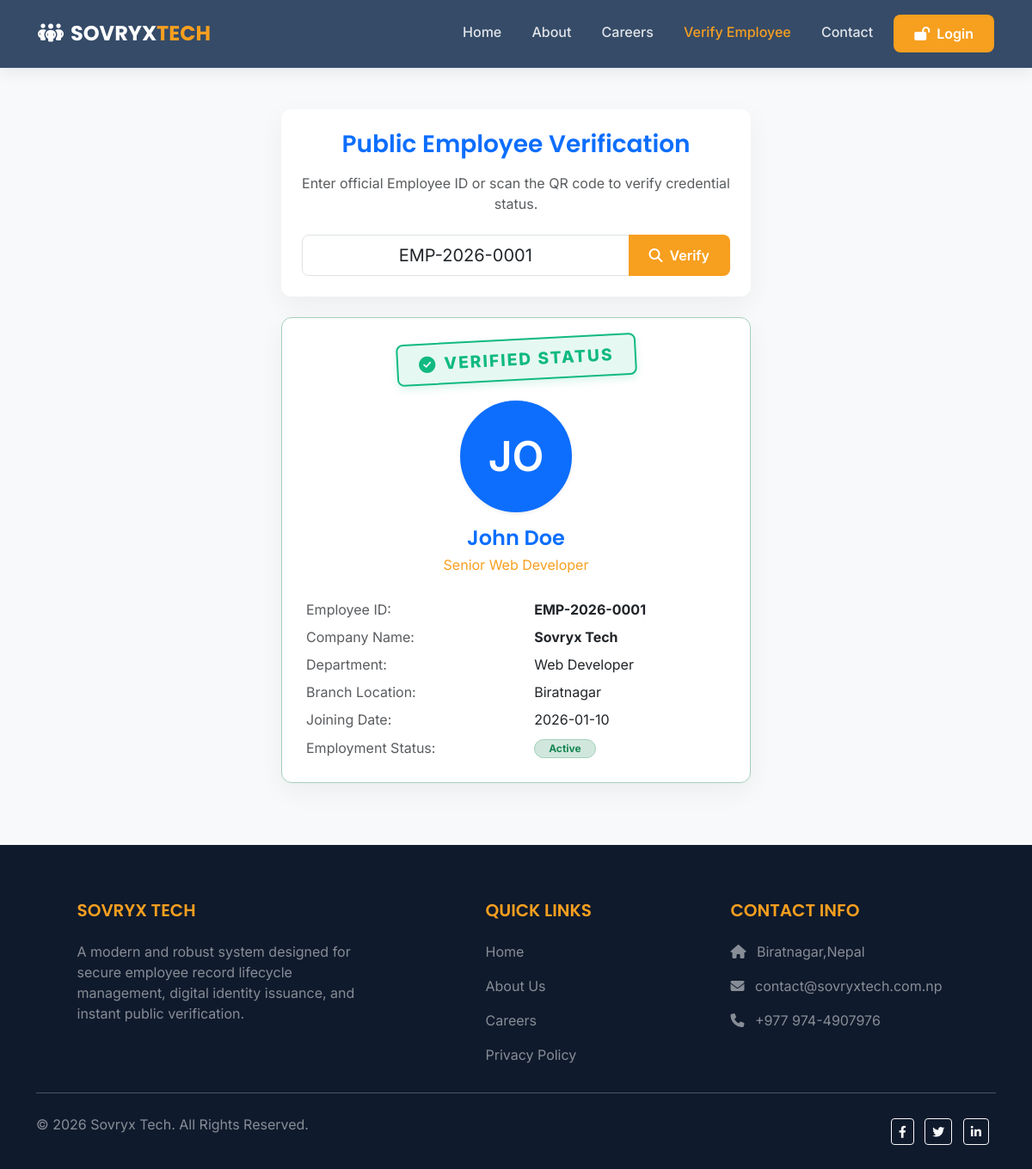
The page /verify.php?id=EMP-2026-0001 on the database its author committed.
### tables this page shows
CREATE TABLE `employees` (
  `id` int(10) UNSIGNED NOT NULL,
  `user_id` int(10) UNSIGNED NOT NULL,
  `employee_custom_id` varchar(50) NOT NULL,
  `company_id` int(10) UNSIGNED NOT NULL,
  `branch_id` int(10) UNSIGNED NOT NULL,
  `department_id` int(10) UNSIGNED NOT NULL,
  `designation_id` int(10) UNSIGNED NOT NULL,
  `employment_type` enum('Full-time','Part-time','Contract','Intern') DEFAULT 'Full-time',
  `joining_date` date NOT NULL,
  `employment_status` enum('Active','Suspended','Terminated','Resigned') DEFAULT 'Active'
);

CREATE TABLE `employee_profiles` (
  `id` int(10) UNSIGNED NOT NULL,
  `employee_id` int(10) UNSIGNED NOT NULL,
  `full_name` varchar(150) NOT NULL,
  `profile_photo` varchar(255) DEFAULT NULL,
  `dob` date DEFAULT NULL,
  `gender` enum('Male','Female','Other') DEFAULT NULL,
  `blood_group` varchar(10) DEFAULT NULL,
  `nationality` varchar(100) DEFAULT NULL,
  `marital_status` enum('Single','Married','Divorced','Widowed') DEFAULT 'Single',
  `phone` varchar(30) DEFAULT NULL,
  `address` varchar(255) DEFAULT NULL,
  `emergency_contact` text DEFAULT NULL
);

CREATE TABLE `designations` (
  `id` int(10) UNSIGNED NOT NULL,
  `department_id` int(10) UNSIGNED NOT NULL,
  `title` varchar(100) NOT NULL,
  `created_at` timestamp NOT NULL DEFAULT current_timestamp()
);

CREATE TABLE `companies` (
  `id` int(10) UNSIGNED NOT NULL,
  `name` varchar(150) NOT NULL,
  `logo` varchar(255) DEFAULT NULL,
  `address` varchar(255) DEFAULT NULL,
  `contact` varchar(50) DEFAULT NULL,
  `email_settings` text DEFAULT NULL,
  `created_at` timestamp NOT NULL DEFAULT current_timestamp()
);

CREATE TABLE `departments` (
  `id` int(10) UNSIGNED NOT NULL,
  `branch_id` int(10) UNSIGNED NOT NULL,
  `name` varchar(100) NOT NULL,
  `created_at` timestamp NOT NULL DEFAULT current_timestamp()
);

CREATE TABLE `branches` (
  `id` int(10) UNSIGNED NOT NULL,
  `company_id` int(10) UNSIGNED NOT NULL,
  `name` varchar(100) NOT NULL,
  `address` varchar(255) DEFAULT NULL,
  `contact` varchar(50) DEFAULT NULL,
  `created_at` timestamp NOT NULL DEFAULT current_timestamp()
);

### includes/utils.php (called while the page is built, shortened)
<?php
function get_client_ip(): string {
    return $_SERVER['REMOTE_ADDR'] ?? '0.0.0.0';
}
function get_client_user_agent(): string {
    return $_SERVER['HTTP_USER_AGENT'] ?? 'Unknown User Agent';
}
function log_verification_scan(int $employeeId): bool {
    try {
        $pdo = get_db_connection();
        $stmt = $pdo->prepare("INSERT INTO verification_logs (employee_id, ip_address, user_agent) VALUES (:employee_id, :ip_address, :user_agent)");
        return $stmt->execute([
            'employee_id' => $employeeId,
            'ip_address'  => get_client_ip(),
            'user_agent'  => get_client_user_agent()
        ]);
} catch (Exception $e) {
        error_log("Failed to log verification scan: " . $e->getMessage());
        return false;
    }
}

### src/Controller/VerificationController.php (called while the page is built, shortened)
<?php
require_once __DIR__ . '/../../includes/utils.php';
class VerificationController {
    public function verifyEmployee(string $customId): array|null {
        try {
            $pdo = get_db_connection();
            $stmt = $pdo->prepare("
                SELECT e.id as employee_id, e.employee_custom_id, e.joining_date, e.employment_status,
                       ep.full_name, ep.profile_photo,
                       c.name as company_name, b.name as branch_name,
                       d.name as department_name, dg.title as designation_title
                FROM employees e
                JOIN employee_profiles ep ON e.id = ep.employee_id
                JOIN companies c ON e.company_id = c.id
                JOIN branches b ON e.branch_id = b.id
                JOIN departments d ON e.department_id = d.id
                JOIN designations dg ON e.designation_id = dg.id
                WHERE e.employee_custom_id = :custom_id
                LIMIT 1
            ");
            $stmt->execute(['custom_id' => $customId]);
            $employee = $stmt->fetch();
            log_verification_scan((int)$employee['employee_id']);
            return $employee;
        } catch (\Exception $e) {
            error_log("Verification lookup failed: " . $e->getMessage());
            return null;
        }
    }
}

### config/app.php (called while the page is built, shortened)
<?php
return [
    'site_name' => 'Sovryx Tech Portal',
    'base_url'  => 'http://localhost/team-portal',
    'secret_key'=> 'c55bf1d3efde02787c808d4b31a84f39281a8b9d885a0ec7b80a7199',
    'session_name' => 'SOVRYX_PORTAL_SESSION',
    'session_lifetime' => 3600,
    'max_upload_size' => 5 * 1024 * 1024,
    'allowed_extensions' => ['jpg', 'jpeg', 'png', 'pdf', 'docx'],
    'allowed_mime_types' => [
        'image/jpeg',
        'image/png',
        'application/pdf',
        'application/vnd.openxmlformats-officedocument.wordprocessingml.document'
    ],
    'default_company_id' => 1
];

### includes/auth.php (called while the page is built, shortened)
<?php
require_once __DIR__ . '/utils.php';
if (session_status() === PHP_SESSION_NONE) {
    $appConfig = require __DIR__ . '/../config/app.php';
}
function get_base_url(): string {
    $config = require __DIR__ . '/../config/app.php';
    return rtrim($config['base_url'] ?? 'http://localhost/team-portal', '/');
}

### verify.php (the view, shortened to what this page needs)
<?php
require_once __DIR__ . '/includes/header.php';
require_once __DIR__ . '/src/Controller/VerificationController.php';
$customId = isset($_GET['id']) ? trim($_GET['id']) : '';
$employee = null;
$searched = false;
if (!empty($customId)) {
    $controller = new \Src\Controller\VerificationController();
    $employee = $controller->verifyEmployee($customId);
    $searched = true;
}
?>
<section class="py-5 bg-light" style="min-height: 80vh;">
    <div class="container">
        <div class="row justify-content-center">
            <div class="col-lg-6">
                <div class="card-custom p-4 text-center mb-4">
                    <h3 class="text-primary mb-3">Public Employee Verification</h3>
                    <p class="text-muted">Enter official Employee ID or scan the QR code to verify credential status.</p>
                    <form method="GET" action="verify.php" class="mt-4">
                        <div class="input-group">
                            <input type="text" name="id" class="form-control form-control-lg text-center" placeholder="e.g. EMP-2026-0001" value="<?= htmlspecialchars($customId) ?>" required>
                            <button class="btn btn-secondary-custom px-4" type="submit"><i class="fa-solid fa-magnifying-glass me-2"></i>Verify</button>
                        </div>
                    </form>
                </div>
                <?php if ($searched): ?>
                    <?php if ($employee): ?>
                        <div class="card-custom p-4 border border-success-subtle text-center bg-white">
                            <div class="mb-4">
                                <div class="verified-stamp">
                                    <i class="fa-solid fa-circle-check me-2"></i>Verified Status
                                </div>
                            </div>
                            <div class="mb-3">
                                <?php if (!empty($employee['profile_photo'])): ?>
                                    <img src="<?= get_base_url() . '/' . $employee['profile_photo'] ?>" alt="Profile Photo" class="rounded-circle border border-primary border-3 shadow-sm" style="width: 130px; height: 130px; object-fit: cover;">
                                <?php else: ?>
                                    <div class="bg-primary text-white rounded-circle d-inline-flex align-items-center justify-content-center border border-primary border-3 shadow-sm" style="width: 130px; height: 130px; font-size: 3rem; font-weight: 600;">
                                        <?= strtoupper(substr($employee['full_name'], 0, 2)) ?>
                                    </div>
                                <?php endif; ?>
                            </div>
                            <h4 class="text-primary mb-1"><?= htmlspecialchars($employee['full_name']) ?></h4>
                            <p class="text-secondary font-weight-bold mb-4" style="color: var(--secondary-color) !important;"><?= htmlspecialchars($employee['designation_title']) ?></p>
                            <div class="table-responsive text-start">
                                <table class="table table-sm table-borderless align-middle mb-0">
                                    <tbody>
                                        <tr>
                                            <td class="text-muted w-40">Employee ID:</td>
                                            <td class="font-weight-bold"><strong><?= htmlspecialchars($employee['employee_custom_id']) ?></strong></td>
                                        </tr>
                                        <tr>
                                            <td class="text-muted">Company Name:</td>
                                            <td><strong><?= htmlspecialchars($employee['company_name']) ?></strong></td>
                                        </tr>
                                        <tr>
                                            <td class="text-muted">Department:</td>
                                            <td><?= htmlspecialchars($employee['department_name']) ?></td>
                                        </tr>
                                        <tr>
                                            <td class="text-muted">Branch Location:</td>
                                            <td><?= htmlspecialchars($employee['branch_name']) ?></td>
                                        </tr>
                                        <tr>
                                            <td class="text-muted">Joining Date:</td>
                                            <td><?= htmlspecialchars($employee['joining_date']) ?></td>
                                        </tr>
                                        <tr>
                                            <td class="text-muted">Employment Status:</td>
                                            <td>
                                                <span class="badge bg-success-subtle text-success border border-success-subtle px-3 py-1 rounded-pill">
                                                    <?= htmlspecialchars($employee['employment_status']) ?>
                                                </span>
                                            </td>
                                        </tr>
                                    </tbody>
                                </table>
                            </div>
                        </div>
                    <?php endif; ?>
                <?php endif; ?>
            </div>
        </div>
    </div>
</section>
<?php require_once __DIR__ . '/includes/footer.php'; ?>

### includes/footer.php (shortened to what this page needs)
<?php
$footerPdo = get_db_connection();
$footerComp = $footerPdo->query("SELECT * FROM companies WHERE id = 1 LIMIT 1")->fetch();
$compName = $footerComp['name'] ?? 'Sovryx Tech';
$compAddress = $footerComp['address'] ?? 'Kathmandu, Nepal';
$compContact = $footerComp['contact'] ?? '+977 1 4400000';
$emailSettings = json_decode($footerComp['email_settings'] ?? '{}', true);
$compEmail = $emailSettings['from_email'] ?? 'contact@sovryxtech.com.np';
?>
    <footer class="text-white pt-5 pb-4" style="background-color: var(--dark-bg);">
        <div class="container text-md-start">
            <div class="row text-md-start">
                <div class="col-md-4 col-lg-4 col-xl-4 mx-auto mt-3">
                    <h5 class="text-uppercase mb-4 font-weight-bold" style="color: var(--secondary-color);"><?= htmlspecialchars($compName) ?></h5>
                    <p class="text-white-50">
                        A modern and robust system designed for secure employee record lifecycle management, digital identity issuance, and instant public verification.
                    </p>
                </div>
                <div class="col-md-2 col-lg-2 col-xl-2 mx-auto mt-3">
                    <h5 class="text-uppercase mb-4 font-weight-bold" style="color: var(--secondary-color);">Quick Links</h5>
                    <p><a href="<?= get_base_url() ?>/index.php" class="text-white-50 text-decoration-none hover-orange">Home</a></p>
                    <p><a href="<?= get_base_url() ?>/about.php" class="text-white-50 text-decoration-none hover-orange">About Us</a></p>
                    <p><a href="<?= get_base_url() ?>/careers.php" class="text-white-50 text-decoration-none hover-orange">Careers</a></p>
                    <p><a href="<?= get_base_url() ?>/privacy.php" class="text-white-50 text-decoration-none hover-orange">Privacy Policy</a></p>
                </div>
                <div class="col-md-3 col-lg-3 col-xl-3 mx-auto mt-3">
                    <h5 class="text-uppercase mb-4 font-weight-bold" style="color: var(--secondary-color);">Contact Info</h5>
                    <p class="text-white-50"><i class="fas fa-home me-2"></i> <?= htmlspecialchars($compAddress) ?></p>
                    <p class="text-white-50"><i class="fas fa-envelope me-2"></i> <?= htmlspecialchars($compEmail) ?></p>
                    <p class="text-white-50"><i class="fas fa-phone me-2"></i> <?= htmlspecialchars($compContact) ?></p>
                </div>
            </div>
            <hr class="mb-4 bg-secondary">
            <div class="row align-items-center">
                <div class="col-md-7 col-lg-8">
                    <p class="text-white-50">© 2026 Sovryx Tech. All Rights Reserved.</p>
                </div>
                <div class="col-md-5 col-lg-4 text-md-end">
                    <a href="#" class="btn btn-outline-light btn-sm me-2"><i class="fab fa-facebook-f"></i></a>
                    <a href="#" class="btn btn-outline-light btn-sm me-2"><i class="fab fa-twitter"></i></a>
                    <a href="#" class="btn btn-outline-light btn-sm me-2"><i class="fab fa-linkedin-in"></i></a>
                </div>
            </div>
        </div>
    </footer>
</body>
</html>

### assets/css/style.css (style rules this page uses)
:root { --primary-color: #0B2545; --primary-dark: #071D37; --primary-light: #134074; --secondary-color: #F79F1F; --secondary-hover: #E08B10; --dark-bg: #0F1A2C; --light-bg: #F4F6F9; --card-shadow: 0 10px 30px rgba(0, 0, 0, 0.05); --border-radius: 12px; --text-primary: #1E293B; --text-secondary: #475569; --text-light: #94A3B8; --success: #10B981; --danger: #EF4444; --warning: #F59E0B; }
body { font-family: 'Inter', sans-serif; background-color: var(--light-bg); color: var(--text-primary); min-height: 100vh; overflow-x: hidden; }
h1, h2, h3, h4, h5, h6 { font-family: 'Poppins', sans-serif; font-weight: 600; }
.btn-secondary-custom { background-color: var(--secondary-color); color: white; border: none; font-weight: 600; padding: 0.6rem 1.5rem; border-radius: 8px; transition: all 0.3s ease; }
.card-custom { background: white; border: none; border-radius: var(--border-radius); box-shadow: var(--card-shadow); transition: all 0.3s ease; margin-bottom: 1.5rem; overflow: hidden; }
.verified-stamp { display: inline-flex; align-items: center; background-color: rgba(16, 185, 129, 0.1); color: var(--success); border: 2px solid var(--success); padding: 0.5rem 1.5rem; font-size: 1.2rem; font-weight: 800; border-radius: 8px; text-transform: uppercase; letter-spacing: 2px; transform: rotate(-3deg); box-shadow: 0 4px 10px rgba(16, 185, 129, 0.15); }

### rows shown on the page
employees: id.full_name "JO", employee_profiles.full_name "John Doe", designation.title "Senior Web Developer", employee_custom "EMP-2026-0001", company.name "Sovryx Tech", department.name "Web Developer", branch.name "Biratnagar", joining_date "2026-01-10", employment_status "Active"
companies: name "SOVRYX TECH", address "Biratnagar,Nepal", email_settings "contact@sovryxtech.com.np", contact "+977 974-4907976"
